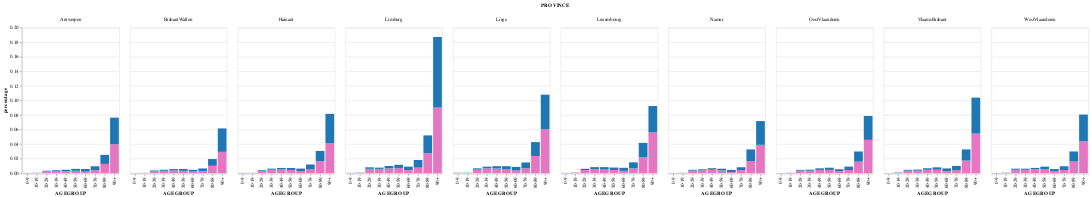

Write notebook code for a chart like this one.
### Code cell
alt.Chart(df_plot).mark_bar().encode(
    x='AGEGROUP:N', 
    y='percentage', 
    color=alt.Color('SEX:N', scale=color_scale, legend=None),
    column='PROVINCE:N')

### Figure 1 — Vega-Lite specification as saved in the notebook (floating-point values rounded to 4 significant figures; data arrays with more than 128 entries replaced by an {"elided": "..."} marker saying what was removed)
{"config": {"view": {"continuousWidth": 400, "continuousHeight": 300}}, "data": {"name": "data-8c4256b2c33a1fca2a5d94ca31a38873"}, "mark": "bar", "encoding": {"color": {"type": "nominal", "field": "SEX", "legend": null, "scale": {"domain": ["M", "F"], "range": ["#1f77b4", "#e377c2"]}}, "column": {"type": "nominal", "field": "PROVINCE"}, "x": {"type": "nominal", "field": "AGEGROUP"}, "y": {"type": "quantitative", "field": "percentage"}}, "$schema": "https://vega.github.io/schema/vega-lite/v4.8.1.json", "datasets": {"data-8c4256b2c33a1fca2a5d94ca31a38873": {"elided": "200 records"}}}
